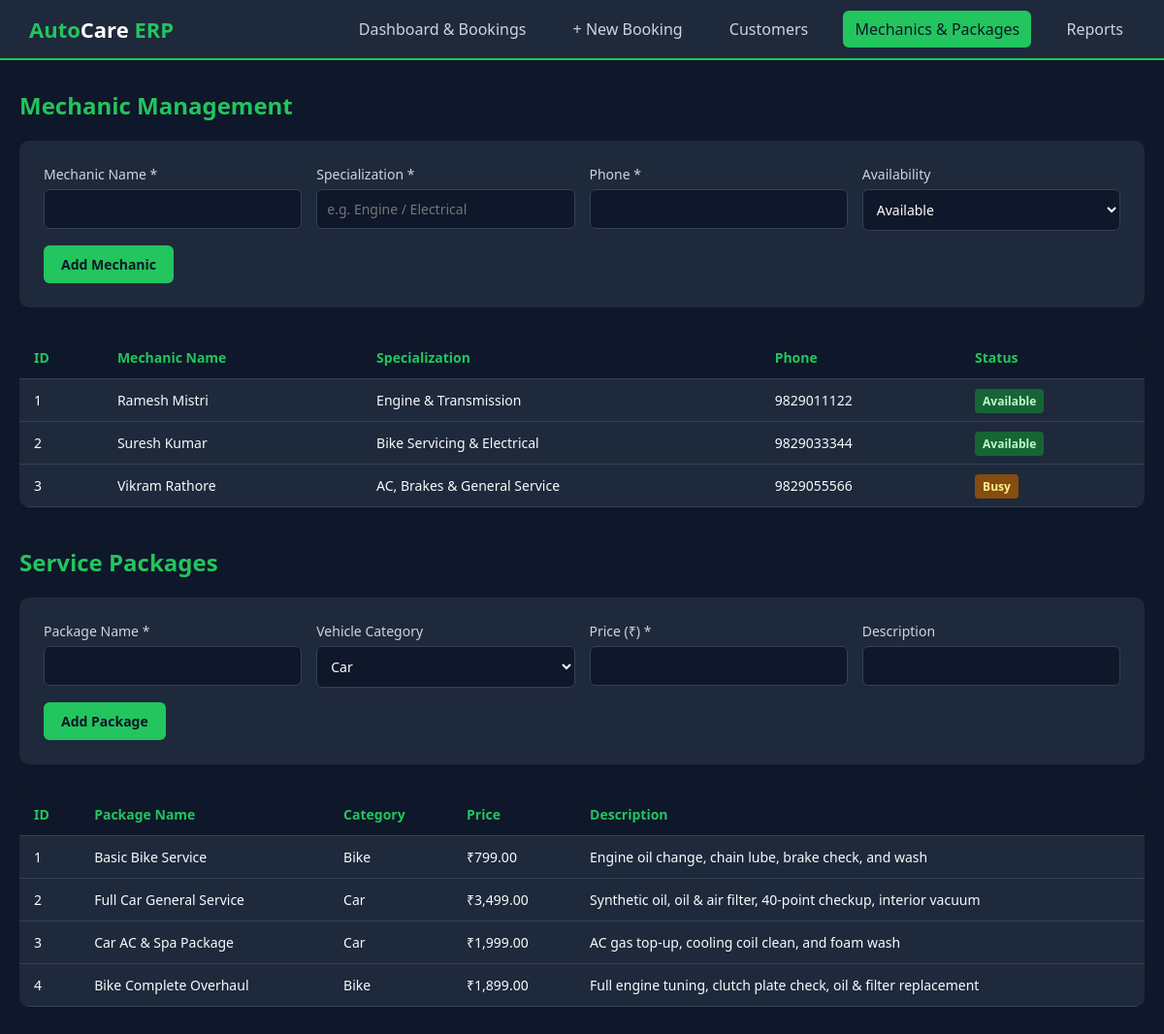
Page /mechanics.php (signed in) on the committed database.
### tables this page shows
CREATE TABLE mechanics (
    mechanic_id INT AUTO_INCREMENT PRIMARY KEY,
    mechanic_name VARCHAR(100) NOT NULL,
    specialization VARCHAR(100) NOT NULL,
    phone VARCHAR(15) NOT NULL,
    status ENUM('Available', 'Busy') DEFAULT 'Available'
);

CREATE TABLE service_packages (
    package_id INT AUTO_INCREMENT PRIMARY KEY,
    package_name VARCHAR(100) NOT NULL,
    vehicle_category ENUM('Car', 'Bike', 'Both') NOT NULL,
    price DECIMAL(10,2) NOT NULL,
    description TEXT
);

### mechanics.php (the view, shortened to what this page needs)
<?php
include 'db.php';
$mechanics = mysqli_query($conn, "SELECT * FROM mechanics");
$packages = mysqli_query($conn, "SELECT * FROM service_packages");
?>
<!DOCTYPE html>
<html lang="en">
<head>
    <link rel="stylesheet" href="style.css">
</head>
<body>
<div class="navbar">
    <div class="logo">Auto<span>Care</span> ERP</div>
    <div class="nav-links">
        <a href="index.php">Dashboard & Bookings</a>
        <a href="add_booking.php">+ New Booking</a>
        <a href="customers.php">Customers</a>
        <a href="mechanics.php" class="active">Mechanics & Packages</a>
        <a href="report.php">Reports</a>
    </div>
</div>
<div class="container">
    <h2>Mechanic Management</h2>
    <div class="form-box">
        <form method="POST">
            <div class="form-grid">
                <div class="form-group">
                    <label>Mechanic Name *</label>
                    <input type="text" name="mechanic_name" required>
                </div>
                <div class="form-group">
                    <label>Specialization *</label>
                    <input type="text" name="specialization" required placeholder="e.g. Engine / Electrical">
                </div>
                <div class="form-group">
                    <label>Phone *</label>
                    <input type="text" name="phone" required>
                </div>
                <div class="form-group">
                    <label>Availability</label>
                    <select name="status">
                        <option value="Available">Available</option>
                    </select>
                </div>
            </div>
            <button type="submit" name="add_mechanic" class="btn btn-primary">Add Mechanic</button>
        </form>
    </div>
    <table style="margin-bottom:40px;">
        <thead>
            <tr>
                <th>ID</th>
                <th>Mechanic Name</th>
                <th>Specialization</th>
                <th>Phone</th>
                <th>Status</th>
            </tr>
        </thead>
        <tbody>
            <?php while($m = mysqli_fetch_assoc($mechanics)): ?>
            <tr>
                <td><?php echo $m['mechanic_id']; ?></td>
                <td><?php echo htmlspecialchars($m['mechanic_name']); ?></td>
                <td><?php echo htmlspecialchars($m['specialization']); ?></td>
                <td><?php echo htmlspecialchars($m['phone']); ?></td>
                <td><span class="badge <?php echo ($m['status']=='Available')?'bg-green':'bg-yellow'; ?>"><?php echo $m['status']; ?></span></td>
            </tr>
            <?php endwhile; ?>
        </tbody>
    </table>
    <h2>Service Packages</h2>
    <div class="form-box">
        <form method="POST">
            <div class="form-grid">
                <div class="form-group">
                    <label>Package Name *</label>
                    <input type="text" name="package_name" required>
                </div>
                <div class="form-group">
                    <label>Vehicle Category</label>
                    <select name="vehicle_category">
                        <option value="Car">Car</option>
                    </select>
                </div>
                <div class="form-group">
                    <label>Price (₹) *</label>
                    <input type="number" step="0.01" name="price" required>
                </div>
                <div class="form-group">
                    <label>Description</label>
                    <input type="text" name="description" required>
                </div>
            </div>
            <button type="submit" name="add_package" class="btn btn-primary">Add Package</button>
        </form>
    </div>
    <table>
        <thead>
            <tr>
                <th>ID</th>
                <th>Package Name</th>
                <th>Category</th>
                <th>Price</th>
                <th>Description</th>
            </tr>
        </thead>
        <tbody>
            <?php while($p = mysqli_fetch_assoc($packages)): ?>
            <tr>
                <td><?php echo $p['package_id']; ?></td>
                <td><?php echo htmlspecialchars($p['package_name']); ?></td>
                <td><?php echo $p['vehicle_category']; ?></td>
                <td>₹<?php echo number_format($p['price'], 2); ?></td>
                <td><?php echo htmlspecialchars($p['description']); ?></td>
            </tr>
            <?php endwhile; ?>
        </tbody>
    </table>
</div>
</body>
</html>

### style.css (style rules this page uses)
* { margin: 0; padding: 0; box-sizing: border-box; font-family: 'Segoe UI', Tahoma, Geneva, Verdana, sans-serif; }
body { background-color: #0f172a; color: #f8fafc; }
.navbar { background-color: #1e293b; padding: 15px 30px; display: flex; justify-content: space-between; align-items: center; border-bottom: 2px solid #22c55e; }
.navbar .logo { font-size: 22px; font-weight: bold; color: #22c55e; }
.navbar .logo span { color: #fff; }
.nav-links a { color: #cbd5e1; text-decoration: none; margin-left: 20px; font-weight: 500; padding: 8px 12px; border-radius: 6px; transition: 0.2s; }
.nav-links a:hover, .nav-links a.active { background-color: #22c55e; color: #0f172a; }
.container { max-width: 1200px; margin: 30px auto; padding: 0 20px; }
h2 { margin-bottom: 20px; color: #22c55e; }
.form-box { background-color: #1e293b; padding: 25px; border-radius: 10px; margin-bottom: 30px; }
.form-grid { display: grid; grid-template-columns: repeat(auto-fit, minmax(220px, 1fr)); gap: 15px; }
.form-group { display: flex; flex-direction: column; }
.form-group label { margin-bottom: 6px; font-size: 14px; color: #cbd5e1; }
.form-group input, .form-group select { padding: 10px; border-radius: 6px; border: 1px solid #334155; background-color: #0f172a; color: #fff; font-size: 14px; }
.btn { padding: 10px 18px; border: none; border-radius: 6px; cursor: pointer; font-weight: bold; text-decoration: none; display: inline-block; font-size: 14px; }
.btn-primary { background-color: #22c55e; color: #0f172a; margin-top: 15px; }
table { width: 100%; border-collapse: collapse; background-color: #1e293b; border-radius: 10px; overflow: hidden; }
th, td { padding: 12px 15px; text-align: left; border-bottom: 1px solid #334155; font-size: 14px; }
th { background-color: #0f172a; color: #22c55e; }
.badge { padding: 4px 8px; border-radius: 4px; font-size: 12px; font-weight: bold; }
.bg-green { background-color: #166534; color: #bbf7d0; }
.bg-yellow { background-color: #854d0e; color: #fef08a; }

### rows in the picture
mechanics: mechanic_id "1", mechanic_name "Ramesh Mistri", specialization "Engine & Transmission", phone "9829011122", status "Available"
mechanics: mechanic_id "2", mechanic_name "Suresh Kumar", specialization "Bike Servicing & Electrical", phone "9829033344", status "Available"
mechanics: mechanic_id "3", mechanic_name "Vikram Rathore", specialization "AC, Brakes & General Service", phone "9829055566", status "Busy"
service_packages: package_id "1", package_name "Basic Bike Service", vehicle_category "Bike", price "799.00", description "Engine oil change, chain lube, brake check, and wash"
service_packages: package_id "2", package_name "Full Car General Service", vehicle_category "Car", price "3,499.00", description "Synthetic oil, oil & air filter, 40-point checkup, interior vacuum"
service_packages: package_id "3", package_name "Car AC & Spa Package", vehicle_category "Car", price "1,999.00", description "AC gas top-up, cooling coil clean, and foam wash"
service_packages: package_id "4", package_name "Bike Complete Overhaul", vehicle_category "Bike", price "1,899.00", description "Full engine tuning, clutch plate check, oil & filter replacement"
